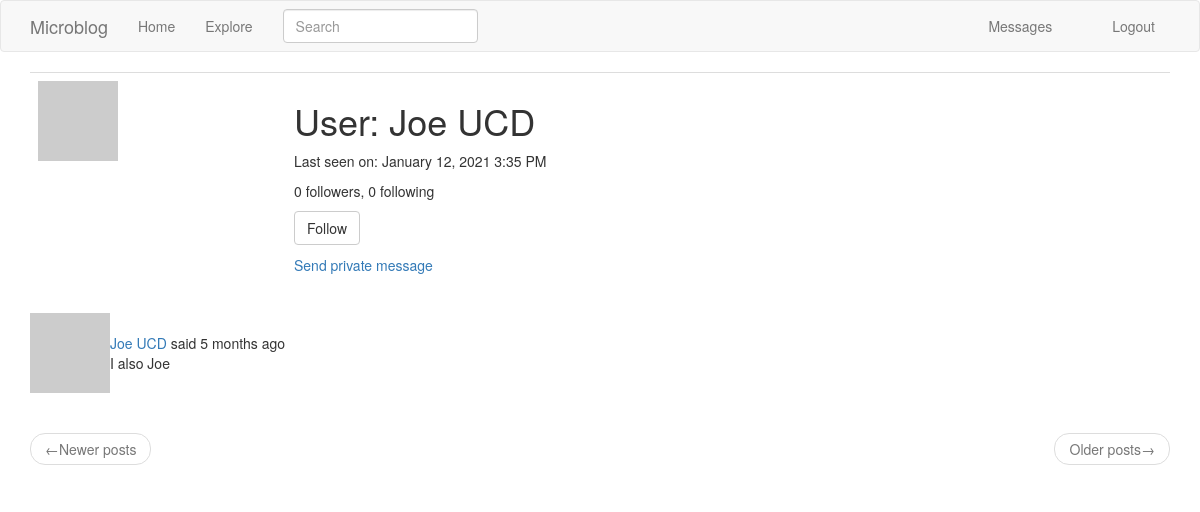
The app's page /user/Joe UCD (signed in) with its own data.
### app/models.py (models this page shows, shortened)
class User(UserMixin, db.Model):
    id = db.Column(db.Integer, primary_key=True)
    username = db.Column(db.String(64), index=True, unique=True)
    email = db.Column(db.String(120), index=True, unique=True)
    password_hash = db.Column(db.String(128))
    posts = db.relationship('Post', backref='author', lazy='dynamic')
    about_me = db.Column(db.String(140))
    last_seen = db.Column(db.DateTime, default=datetime.utcnow)
    followed = db.relationship(
        'User',
        secondary=followers,
        primaryjoin=(followers.c.follower_id == id),
        secondaryjoin=(followers.c.followed_id == id),
        backref=db.backref('followers', lazy='dynamic'),
        lazy='dynamic'
    )
    messages_sent = db.relationship('Message',
                                    foreign_keys='Message.sender_id',
                                    backref='author', lazy='dynamic')
    messages_received = db.relationship('Message',
                                    foreign_keys='Message.recipient_id',
                                    backref='recipient', lazy='dynamic')
    last_message_read_time = db.Column(db.DateTime)
    notifications = db.relationship('Notification', backref='user', lazy='dynamic')
    def avatar(self, size):
        digest = md5(self.email.lower().encode('utf-8')).hexdigest()
        return 'https://www.gravatar.com/avatar/{}?d=identicon&s={}'.format(digest, size)
    def is_following(self, user):
        return self.followed.filter(followers.c.followed_id == user.id).count() > 0
    def user_posts(self):
        return Post.query.filter_by(user_id=self.id)
    def new_messages(self):
        last_read_time = self.last_message_read_time or datetime(1900, 1, 1)
        return Message.query.filter_by(recipient=self).filter(
            Message.timestamp > last_read_time).count()

class SearchableMixin(object):
    @classmethod
    def before_commit(cls, session):
        session._changes = {
            'add': list(session.new),
            'update': list(session.dirty),
            'delete': list(session.deleted)
        }
    @classmethod
    def after_commit(cls, session):
        for obj in session._changes['add']:
            if isinstance(obj, SearchableMixin):
                add_to_index(obj.__tablename__, obj)
        for obj in session._changes['update']:
            if isinstance(obj, SearchableMixin):
                add_to_index(obj.__tablename__, obj)
        for obj in session._changes['delete']:
            if isinstance(obj, SearchableMixin):
                add_to_index(obj.__tablename__, obj)
        session._changes = None

class Post(SearchableMixin, db.Model):
    __searchable__ = ['body']                       # the body of a post is searchable
    id = db.Column(db.Integer, primary_key=True)
    body = db.Column(db.String(140))
    timestamp = db.Column(db.DateTime, index=True, default=datetime.utcnow)
    user_id = db.Column(db.Integer, db.ForeignKey('user.id'))
    language = db.Column(db.String(5))

### app/main/routes.py (the view)
@bp.route('/user/<username>')
@login_required
def user(username):
    user = User.query.filter_by(username=username).first_or_404()
    page = request.args.get('page', 1, type=int)
    posts = user.user_posts().paginate(
        page, current_app.config['POSTS_PER_PAGE'], False)
    form = EmptyForm()
    return render_template('user.html', user=user, posts=posts.items, form=form)

### app/main/forms.py
class SearchForm(FlaskForm):
    q = StringField(_l('Search'), validators=[DataRequired()])
    def __init__(self, *args, **kwargs):
        if 'formdata' not in kwargs:
            kwargs['formdata'] = request.args
        if 'csrf_enabled' not in kwargs:
            kwargs['csrf_enabled'] = False
        super(SearchForm, self).__init__(*args, **kwargs)

class EmptyForm(FlaskForm):
    submit = SubmitField(_l('Submit'))

### app/main/routes.py (called while the page is built)
@bp.before_request
def before_request():
    if current_user.is_authenticated:
        current_user.last_seen = datetime.utcnow()
        db.session.commit()
        g.search_form = SearchForm()
    g.locale = str(get_locale())

### app/models.py (called while the page is built)
@login.user_loader   # flask-login
def load_user(id):
    return User.query.get(int(id))

### app/templates/user.html (shortened to what this page needs)
{% extends 'base.html' %}
{% block app_content %}
    <table class="table table-hover">
        <tr>
            <td width="256px"><img src="{{ user.avatar(256) }}"></td>
            <td>
                <h1>{{ _('User') }}: {{ user.username }}</h1>
                {% if user.last_seen %}
                    <p>{{ _('Last seen on') }}: {{ moment(user.last_seen).format('LLL') }}</p>
                {% endif %}
                <p>{{ user.followers.count() }} followers, {{ user.followed.count() }} following</p>
                {% if user == current_user %}
                    <p><a href="{{ url_for('main.edit_profile') }}">{{ _('Edit your profile') }}</a></p>
                {% elif not current_user.is_following(user) %}
                    <p>
                        <form action="{{ url_for('main.follow', username=user.username) }}" method="POST">
                            {{ form.submit(value='Follow', class_='btn btn-default') }}
                        </form>
                    </p>
                {% endif %}
                {% if user != current_user %}
                    <p>
                        <a href="{{ url_for('main.send_message', recipient=user.username) }}">
                            {{ _('Send private message') }}
                        </a>
                    </p>
                {% endif %}
            </td>
        </tr>
    </table>
    {% for post in posts %}
        {% include '_post.html' %}
    {% endfor %}
    <nav aria-label="...">
        <ul class="pager">
            <li class="previous{% if not prev_url %} disabled{% endif %}">
                <a href="{{ prev_url or '#' }}">
                    <span aria-hidden="true">&larr;</span>{{ _('Newer posts') }}
                </a>
            </li>
            <li class="next{% if not next_url %} disabled{% endif %}">
                <a href="{{ next_url or '#' }}">
                    {{ _('Older posts') }}<span aria-hidden="true">&rarr;</span>
                </a>
            </li>
        </ul>
    </nav>
{% endblock %}

### app/templates/_post.html (shortened to what this page needs)
<table>
    <tr>
        <td width="70ox">
            <a href="{{ url_for('main.user', username=post.author.username) }}">
                <img src="{{ post.author.avatar(36) }}">
            </a>
        </td>
        <td>
            {{ _('%(username)s said %(when)s',
                username=user_link, when=moment(post.timestamp).fromNow()) }}
            <br>
            <span id="post{{ post.id }}">{{ post.body }}</span>
        </td>
    </tr>
</table>
<br>

### records on screen
User: username "Joe UCD", last_seen "January 12, 2021 3:35 PM"
Post: body "I also Joe"

### other values on screen
{{ user.followers.count() }} "0"
{{ user.followed.count() }} "0"
